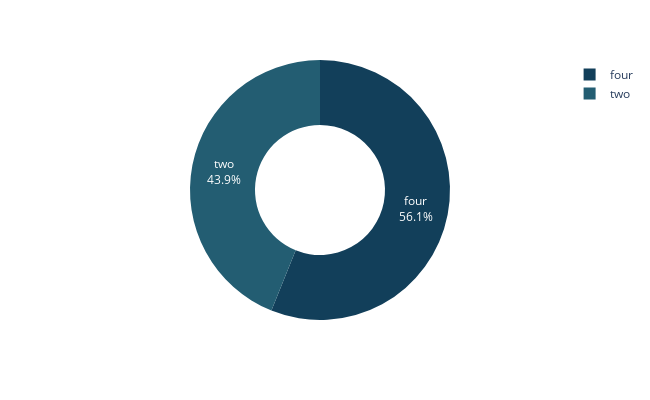

The notebook cell saved with this chart:
### Code cell
doornumber = df['doornumber'].value_counts().reset_index()
doornumber.columns = ['doornumber', 'value_counts']

fig = px.pie(doornumber, names = 'doornumber', values = 'value_counts', color_discrete_sequence = 
             px.colors.sequential.Darkmint_r, width = 650, height = 400, hole = 0.5)
fig.update_traces(textinfo = 'percent+label')

### Figure 1 — Plotly figure (JSON) as saved in the notebook; plotly's stock layout.template omitted (floating-point values rounded to 4 significant figures)
{"data": [{"domain": {"x": [0, 1], "y": [0, 1]}, "hole": 0.5, "hovertemplate": "doornumber=%{label}<br>value_counts=%{value}<extra></extra>", "labels": ["four", "two"], "legendgroup": "", "name": "", "showlegend": true, "textinfo": "percent+label", "type": "pie", "values": [115, 90]}], "layout": {"height": 400, "legend": {"tracegroupgap": 0}, "margin": {"t": 60}, "piecolorway": ["rgb(18, 63, 90)", "rgb(35, 93, 114)", "rgb(58, 124, 137)", "rgb(85, 156, 158)", "rgb(123, 188, 176)", "rgb(165, 219, 194)", "rgb(210, 251, 212)"], "width": 650}}
